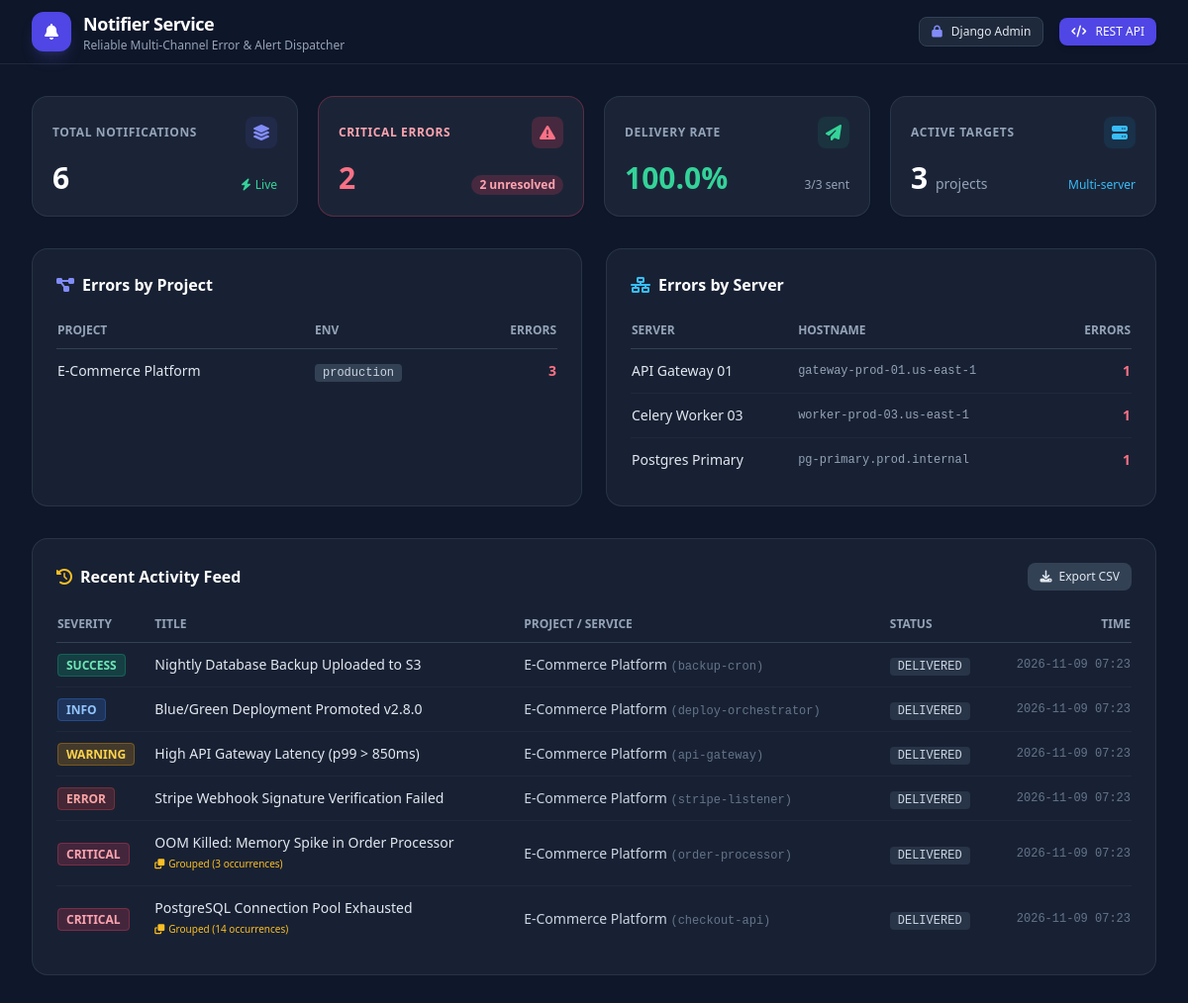
Before: / with the older database file.
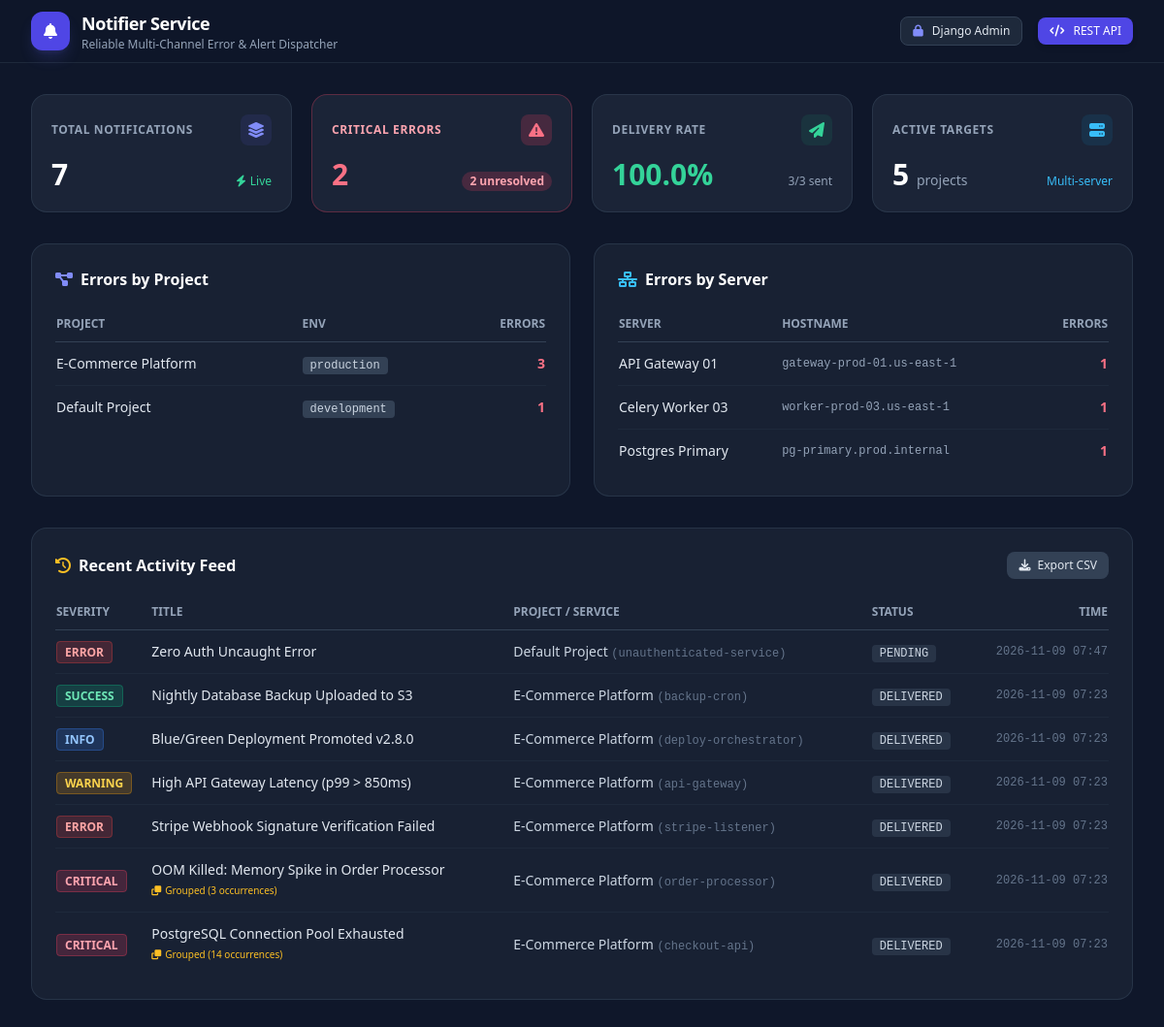
After: the same page with the newer database file.
### projects/models.py (models this page shows, shortened)
class Project(models.Model):
    id = models.UUIDField(primary_key=True, default=uuid.uuid4, editable=False)
    name = models.CharField(max_length=255)
    slug = models.SlugField(max_length=255, unique=True, blank=True)
    description = models.TextField(blank=True, default='')
    owner = models.ForeignKey(
        settings.AUTH_USER_MODEL,
        on_delete=models.CASCADE,
        related_name='projects',
        null=True,
        blank=True,
    )
    environment = models.CharField(
        max_length=20,
        choices=Environment.choices,
        default=Environment.DEVELOPMENT,
    )
    is_active = models.BooleanField(default=True)
    rate_limit = models.IntegerField(
        default=100,
        help_text='Maximum notifications per minute',
    )
    created_at = models.DateTimeField(auto_now_add=True)
    updated_at = models.DateTimeField(auto_now=True)
    class Meta:
        ordering = ['-created_at']

class Server(models.Model):
    id = models.UUIDField(primary_key=True, default=uuid.uuid4, editable=False)
    project = models.ForeignKey(
        Project,
        on_delete=models.CASCADE,
        related_name='servers',
    )
    name = models.CharField(max_length=255)
    hostname = models.CharField(max_length=255)
    ip_address = models.GenericIPAddressField(null=True, blank=True)
    environment = models.CharField(
        max_length=20,
        choices=Environment.choices,
        default=Environment.DEVELOPMENT,
    )
    is_active = models.BooleanField(default=True)
    last_seen_at = models.DateTimeField(null=True, blank=True)
    metadata = models.JSONField(default=dict, blank=True)
    created_at = models.DateTimeField(auto_now_add=True)
    updated_at = models.DateTimeField(auto_now=True)
    class Meta:
        ordering = ['-created_at']
        unique_together = ['project', 'hostname']

### notifications/models.py (models this page shows, shortened)
class Notification(models.Model):
    id = models.UUIDField(primary_key=True, default=uuid.uuid4, editable=False)
    project = models.ForeignKey(
        'projects.Project',
        on_delete=models.CASCADE,
        related_name='notifications',
    )
    server = models.ForeignKey(
        'projects.Server',
        on_delete=models.SET_NULL,
        null=True,
        blank=True,
        related_name='notifications',
    )
    title = models.CharField(max_length=500)
    message = models.TextField()
    severity = models.CharField(
        max_length=20,
        choices=Severity.choices,
        default=Severity.ERROR,
        db_index=True,
    )
    service_name = models.CharField(
        max_length=255,
        blank=True,
        default='',
        db_index=True,
        help_text='Name of service or microservice generating the notification',
    )
    error_type = models.CharField(max_length=255, blank=True, default='', db_index=True)
    traceback = models.TextField(blank=True, default='', help_text='Full error traceback')
    context = models.JSONField(
        default=dict,
        blank=True,
        help_text='Arbitrary structured context (request headers, query params, etc.)',
    )
    status = models.CharField(
        max_length=20,
        choices=NotificationStatus.choices,
        default=NotificationStatus.PENDING,
        db_index=True,
    )
    idempotency_key = models.CharField(
        max_length=255,
        null=True,
        blank=True,
        db_index=True,
        help_text='Client idempotency key to prevent double posting',
    )
    content_hash = models.CharField(
        max_length=64,
        db_index=True,
        help_text='SHA256 hash of notification fingerprint for duplicate detection',
    )
    group_key = models.CharField(
        max_length=255,
        blank=True,
        default='',
        db_index=True,
        help_text='Key used to group related events',
    )
    parent_notification = models.ForeignKey(
        'self',
        on_delete=models.SET_NULL,
        null=True,
        blank=True,
        related_name='grouped_notifications',
        help_text='Parent notification if this was rolled into a group',
    )
    occurrence_count = models.IntegerField(
        default=1,
        help_text='Count of occurrences for grouped events',
    )
    is_acknowledged = models.BooleanField(default=False, db_index=True)
    acknowledged_by = models.ForeignKey(
        settings.AUTH_USER_MODEL,
        on_delete=models.SET_NULL,
        null=True,
        blank=True,
        related_name='acknowledged_notifications',
    )
    acknowledged_at = models.DateTimeField(null=True, blank=True)
    is_resolved = models.BooleanField(default=False, db_index=True)
    resolved_by = models.ForeignKey(
        settings.AUTH_USER_MODEL,
        on_delete=models.SET_NULL,
        null=True,
        blank=True,
        related_name='resolved_notifications',
    )
    resolved_at = models.DateTimeField(null=True, blank=True)
    resolution_note = models.TextField(blank=True, default='')
    created_at = models.DateTimeField(auto_now_add=True, db_index=True)
    updated_at = models.DateTimeField(auto_now=True)
    class Meta:
        ordering = ['-created_at']
        indexes = [
            models.Index(fields=['project', 'severity', '-created_at']),
            models.Index(fields=['project', 'status', '-created_at']),
            models.Index(fields=['project', 'service_name', '-created_at']),
            models.Index(fields=['content_hash', '-created_at']),
            models.Index(fields=['idempotency_key', 'project']),
        ]

### dashboard/web_views.py (the view)
# urls.py: path('', dashboard_home_view, name='dashboard-home'),
def dashboard_home_view(request):
    user = request.user
    now = timezone.now()
    day_ago = now - timedelta(days=1)
    notif_qs = Notification.objects.all()
    delivery_qs = DeliveryAttempt.objects.all()
    proj_qs = Project.objects.all()
    server_qs = Server.objects.all()
    if user.is_authenticated and not (user.is_staff or user.is_superuser):
        notif_qs = notif_qs.filter(project__owner=user)
        delivery_qs = delivery_qs.filter(notification__project__owner=user)
        proj_qs = proj_qs.filter(owner=user)
        server_qs = server_qs.filter(project__owner=user)
    total_notifications = notif_qs.count()
    critical_errors_total = notif_qs.filter(severity=Severity.CRITICAL.value).count()
    critical_errors_unresolved = notif_qs.filter(
        severity=Severity.CRITICAL.value,
        is_resolved=False,
    ).count()
    delivery_total = delivery_qs.count()
    delivery_success = delivery_qs.filter(status=DeliveryStatus.DELIVERED.value).count()
    delivery_failed = delivery_qs.filter(status__in=[DeliveryStatus.FAILED.value, DeliveryStatus.DEAD_LETTER.value]).count()
    success_rate = round((delivery_success / delivery_total) * 100, 1) if delivery_total > 0 else 100.0
    errors_by_project = list(
        notif_qs.filter(severity__in=[Severity.ERROR.value, Severity.CRITICAL.value])
        .values('project__name', 'project__environment')
        .annotate(error_count=Count('id'))
        .order_by('-error_count')[:5]
    )
    errors_by_server = list(
        notif_qs.filter(server__isnull=False, severity__in=[Severity.ERROR.value, Severity.CRITICAL.value])
        .values('server__name', 'server__hostname')
        .annotate(error_count=Count('id'))
        .order_by('-error_count')[:5]
    )
    recent_activity = notif_qs.select_related('project', 'server').order_by('-created_at')[:20]
    context = {
        'total_notifications': total_notifications,
        'critical_errors_total': critical_errors_total,
        'critical_errors_unresolved': critical_errors_unresolved,
        'delivery_total': delivery_total,
        'delivery_success': delivery_success,
        'delivery_failed': delivery_failed,
        'success_rate': success_rate,
        'errors_by_project': errors_by_project,
        'errors_by_server': errors_by_server,
        'recent_activity': recent_activity,
        'projects': proj_qs,
    }
    return render(request, 'dashboard/index.html', context)

### templates/dashboard/index.html (shortened to what the changed rows need)
<!DOCTYPE html>
<html lang="en">
<head>
  <script src="https://cdn.tailwindcss.com"></script>
  <link rel="stylesheet" href="https://cdnjs.cloudflare.com/ajax/libs/font-awesome/6.4.0/css/all.min.css">
</head>
<body class="bg-slate-900 text-slate-100 min-h-screen font-sans antialiased">
  <header class="border-b border-slate-800 bg-slate-900/90 backdrop-blur sticky top-0 z-40">
    <div class="max-w-7xl mx-auto px-4 sm:px-6 lg:px-8 h-16 flex items-center justify-between">
      <div class="flex items-center space-x-3">
        <div>
          <h1 class="text-lg font-semibold tracking-tight text-white">Notifier Service</h1>
        </div>
      </div>
    </div>
  </header>
  <main class="max-w-7xl mx-auto px-4 sm:px-6 lg:px-8 py-8 space-y-8">
    <div class="grid grid-cols-1 md:grid-cols-2 lg:grid-cols-4 gap-5">
      <div class="bg-slate-800/80 border border-slate-700/60 rounded-2xl p-5 shadow-sm">
        <div class="mt-3 flex items-baseline justify-between">
          <div class="text-3xl font-bold text-white">{{ total_notifications }}</div>
          <span class="text-xs text-emerald-400 font-medium"><i class="fa-solid fa-bolt mr-1"></i>Live</span>
        </div>
      </div>
      <div class="bg-slate-800/80 border border-slate-700/60 rounded-2xl p-5 shadow-sm">
        <div class="mt-3 flex items-baseline justify-between">
          <div class="text-3xl font-bold text-white">{{ projects.count }} <span class="text-sm font-normal text-slate-400">projects</span></div>
          <span class="text-xs text-sky-400 font-medium">Multi-server</span>
        </div>
      </div>
    </div>
    <div class="grid grid-cols-1 lg:grid-cols-2 gap-6">
      <div class="bg-slate-800/60 border border-slate-700/60 rounded-2xl p-6">
        <h2 class="text-base font-semibold text-white mb-4 flex items-center">
          <i class="fa-solid fa-diagram-project text-indigo-400 mr-2"></i> Errors by Project
        </h2>
        {% if errors_by_project %}
        <div class="overflow-x-auto">
          <table class="w-full text-left text-sm">
            <thead class="text-xs uppercase text-slate-400 border-b border-slate-700">
              <tr>
                <th class="py-2.5">Project</th>
                <th class="py-2.5">Env</th>
                <th class="py-2.5 text-right">Errors</th>
              </tr>
            </thead>
            <tbody class="divide-y divide-slate-800">
              {% for p in errors_by_project %}
              <tr>
                <td class="py-3 font-medium text-slate-200">{{ p.project__name }}</td>
                <td class="py-3">
                  <span class="text-xs px-2 py-0.5 rounded bg-slate-700 text-slate-300 font-mono">{{ p.project__environment }}</span>
                </td>
                <td class="py-3 text-right text-rose-400 font-bold">{{ p.error_count }}</td>
              </tr>
              {% endfor %}
            </tbody>
          </table>
        </div>
        {% else %}
        <p class="text-sm text-slate-500 py-4">No project error records found.</p>
        {% endif %}
      </div>
      <div class="bg-slate-800/60 border border-slate-700/60 rounded-2xl p-6">
        <h2 class="text-base font-semibold text-white mb-4 flex items-center">
          <i class="fa-solid fa-network-wired text-sky-400 mr-2"></i> Errors by Server
        </h2>
        {% if errors_by_server %}
        <div class="overflow-x-auto">
          <table class="w-full text-left text-sm">
            <thead class="text-xs uppercase text-slate-400 border-b border-slate-700">
              <tr>
                <th class="py-2.5">Server</th>
                <th class="py-2.5">Hostname</th>
                <th class="py-2.5 text-right">Errors</th>
              </tr>
            </thead>
            <tbody class="divide-y divide-slate-800">
              {% for s in errors_by_server %}
              <tr>
                <td class="py-3 font-medium text-slate-200">{{ s.server__name }}</td>
                <td class="py-3 text-slate-400 font-mono text-xs">{{ s.server__hostname }}</td>
                <td class="py-3 text-right text-rose-400 font-bold">{{ s.error_count }}</td>
              </tr>
              {% endfor %}
            </tbody>
          </table>
        </div>
        {% else %}
        <p class="text-sm text-slate-500 py-4">No server error records recorded yet.</p>
        {% endif %}
      </div>
    </div>
    <div class="bg-slate-800/60 border border-slate-700/60 rounded-2xl p-6">
      <div class="flex items-center justify-between mb-4">
        <h2 class="text-base font-semibold text-white flex items-center">
          <i class="fa-solid fa-clock-rotate-left text-amber-400 mr-2"></i> Recent Activity Feed
        </h2>
      </div>
      {% if recent_activity %}
      <div class="overflow-x-auto">
        <table class="w-full text-left text-sm">
          <thead class="text-xs uppercase text-slate-400 border-b border-slate-700">
            <tr>
              <th class="py-2.5">Severity</th>
              <th class="py-2.5">Title</th>
              <th class="py-2.5">Project / Service</th>
              <th class="py-2.5">Status</th>
              <th class="py-2.5 text-right">Time</th>
            </tr>
          </thead>
          <tbody class="divide-y divide-slate-800">
            {% for n in recent_activity %}
            <tr class="hover:bg-slate-800/40 transition">
              <td class="py-3">
                {% if n.severity == 'CRITICAL' %}
                  <span class="px-2 py-0.5 rounded text-xs font-semibold bg-rose-500/20 text-rose-300 border border-rose-500/30">CRITICAL</span>
                {% elif n.severity == 'ERROR' %}
                  <span class="px-2 py-0.5 rounded text-xs font-semibold bg-red-500/20 text-red-300 border border-red-500/30">ERROR</span>
                {% elif n.severity == 'WARNING' %}
                  <span class="px-2 py-0.5 rounded text-xs font-semibold bg-amber-500/20 text-amber-300 border border-amber-500/30">WARNING</span>
                {% elif n.severity == 'INFO' %}
                  <span class="px-2 py-0.5 rounded text-xs font-semibold bg-blue-500/20 text-blue-300 border border-blue-500/30">INFO</span>
                {% else %}
                  <span class="px-2 py-0.5 rounded text-xs font-semibold bg-emerald-500/20 text-emerald-300 border border-emerald-500/30">SUCCESS</span>
                {% endif %}
              </td>
              <td class="py-3 font-medium text-slate-200">
                <div>{{ n.title }}</div>
                {% if n.occurrence_count > 1 %}
                  <span class="text-[10px] text-amber-400"><i class="fa-solid fa-clone mr-1"></i>Grouped ({{ n.occurrence_count }} occurrences)</span>
                {% endif %}
              </td>
              <td class="py-3 text-slate-400">
                <span class="text-slate-300">{{ n.project.name }}</span>
                {% if n.service_name %}
                  <span class="text-xs text-slate-500 font-mono">({{ n.service_name }})</span>
                {% endif %}
              </td>
              <td class="py-3">
                <span class="text-xs font-mono px-2 py-0.5 rounded bg-slate-700/60 text-slate-300">{{ n.status }}</span>
              </td>
              <td class="py-3 text-right text-xs text-slate-500 font-mono">
                {{ n.created_at|date:"Y-m-d H:i" }}
              </td>
            </tr>
            {% endfor %}
          </tbody>
        </table>
      </div>
      {% else %}
      <div class="text-center py-12 text-slate-500">
        <i class="fa-regular fa-bell-slash text-3xl mb-3"></i>
        <p>No notifications ingested yet. Start sending notifications to see them live here!</p>
      </div>
      {% endif %}
    </div>
  </main>
</body>
</html>

Changed rows visible on the page:
added Project: project__name "Default Project", project__environment "development", error_count "1"
added Notification: severity "ERROR", title "Zero Auth Uncaught Error", project.name "Default Project", service_name "unauthenticated-service", status "PENDING", created_at "2026-11-09 07:47"
Other visible differences:
{{ total_notifications }}: "6" → "7"
{{ projects.count }}: "3" → "5"
